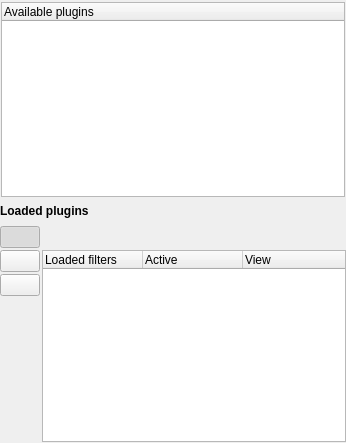
<?xml version="1.0" encoding="UTF-8"?>
<ui version="4.0">
 <class>PluginEditorForm</class>
 <widget class="QWidget" name="PluginEditorForm">
  <property name="geometry">
   <rect>
    <x>0</x>
    <y>0</y>
    <width>346</width>
    <height>443</height>
   </rect>
  </property>
  <property name="windowTitle">
   <string>Form</string>
  </property>
  <layout class="QVBoxLayout" name="verticalLayout">
   <property name="leftMargin">
    <number>0</number>
   </property>
   <property name="topMargin">
    <number>1</number>
   </property>
   <property name="rightMargin">
    <number>0</number>
   </property>
   <property name="bottomMargin">
    <number>1</number>
   </property>
   <item>
    <widget class="QStackedWidget" name="stackedWidget">
     <property name="currentIndex">
      <number>0</number>
     </property>
     <widget class="QWidget" name="pagePlugins">
      <layout class="QVBoxLayout" name="verticalLayout_3">
       <property name="margin">
        <number>1</number>
       </property>
       <item>
        <widget class="QTreeWidget" name="availablePluginsTreeWidget">
         <attribute name="headerMinimumSectionSize">
          <number>50</number>
         </attribute>
         <column>
          <property name="text">
           <string>Available plugins</string>
          </property>
         </column>
        </widget>
       </item>
      </layout>
     </widget>
     <widget class="QWidget" name="pageEditParams">
      <layout class="QVBoxLayout" name="verticalLayout_4">
       <property name="margin">
        <number>1</number>
       </property>
       <item>
        <widget class="PluginSettingsWidget" name="pluginSettingsWidget" native="true"/>
       </item>
      </layout>
     </widget>
     <widget class="QWidget" name="pageHisto">
      <layout class="QVBoxLayout" name="verticalLayout_2">
       <property name="margin">
        <number>1</number>
       </property>
       <item>
        <widget class="TimeHistogramWidget" name="timeHistoWidget" native="true">
         <property name="minimumSize">
          <size>
           <width>0</width>
           <height>80</height>
          </size>
         </property>
        </widget>
       </item>
      </layout>
     </widget>
    </widget>
   </item>
   <item>
    <widget class="QLabel" name="label">
     <property name="font">
      <font>
       <weight>75</weight>
       <bold>true</bold>
      </font>
     </property>
     <property name="text">
      <string>Loaded plugins</string>
     </property>
    </widget>
   </item>
   <item>
    <widget class="QWidget" name="widget_2" native="true">
     <layout class="QGridLayout" name="gridLayout">
      <property name="leftMargin">
       <number>0</number>
      </property>
      <property name="topMargin">
       <number>2</number>
      </property>
      <property name="rightMargin">
       <number>0</number>
      </property>
      <property name="bottomMargin">
       <number>0</number>
      </property>
      <property name="spacing">
       <number>2</number>
      </property>
      <item row="1" column="0">
       <widget class="QPushButton" name="paramsButton">
        <property name="toolTip">
         <string>Edit plugin's parameters</string>
        </property>
        <property name="text">
         <string/>
        </property>
        <property name="icon">
         <iconset resource="../ema.qrc">
          <normaloff>:/icons/16x16/view-media-equalizer.png</normaloff>:/icons/16x16/view-media-equalizer.png</iconset>
        </property>
        <property name="iconSize">
         <size>
          <width>22</width>
          <height>22</height>
         </size>
        </property>
        <property name="checkable">
         <bool>true</bool>
        </property>
        <attribute name="buttonGroup">
         <string>buttonGroup</string>
        </attribute>
       </widget>
      </item>
      <item row="4" column="0">
       <widget class="QPushButton" name="activateButton">
        <property name="toolTip">
         <string>Activate/disactivate button</string>
        </property>
        <property name="text">
         <string/>
        </property>
        <property name="icon">
         <iconset resource="../ema.qrc">
          <normaloff>:/icons/16x16/network-disconnect.png</normaloff>:/icons/16x16/network-disconnect.png</iconset>
        </property>
        <property name="iconSize">
         <size>
          <width>16</width>
          <height>16</height>
         </size>
        </property>
        <property name="flat">
         <bool>true</bool>
        </property>
       </widget>
      </item>
      <item row="6" column="0">
       <widget class="QPushButton" name="upButton">
        <property name="toolTip">
         <string>Move the selected plugin up</string>
        </property>
        <property name="text">
         <string/>
        </property>
        <property name="icon">
         <iconset resource="../ema.qrc">
          <normaloff>:/icons/16x16/arrow-up.png</normaloff>:/icons/16x16/arrow-up.png</iconset>
        </property>
        <property name="iconSize">
         <size>
          <width>16</width>
          <height>16</height>
         </size>
        </property>
        <property name="flat">
         <bool>true</bool>
        </property>
       </widget>
      </item>
      <item row="7" column="0">
       <widget class="QPushButton" name="downButton">
        <property name="toolTip">
         <string>Move the selected plugin down</string>
        </property>
        <property name="text">
         <string/>
        </property>
        <property name="icon">
         <iconset resource="../ema.qrc">
          <normaloff>:/icons/16x16/arrow-down.png</normaloff>:/icons/16x16/arrow-down.png</iconset>
        </property>
        <property name="iconSize">
         <size>
          <width>16</width>
          <height>16</height>
         </size>
        </property>
        <property name="flat">
         <bool>true</bool>
        </property>
       </widget>
      </item>
      <item row="0" column="0" colspan="2">
       <widget class="QWidget" name="widget" native="true">
        <layout class="QHBoxLayout" name="horizontalLayout">
         <property name="margin">
          <number>0</number>
         </property>
         <item>
          <widget class="QPushButton" name="pluginsButton">
           <property name="enabled">
            <bool>true</bool>
           </property>
           <property name="toolTip">
            <string>Show list of available plugins</string>
           </property>
           <property name="text">
            <string/>
           </property>
           <property name="icon">
            <iconset resource="../ema.qrc">
             <normaloff>:/icons/22x22/preferences-plugin.png</normaloff>:/icons/22x22/preferences-plugin.png</iconset>
           </property>
           <property name="iconSize">
            <size>
             <width>22</width>
             <height>22</height>
            </size>
           </property>
           <property name="checkable">
            <bool>true</bool>
           </property>
           <property name="checked">
            <bool>true</bool>
           </property>
           <attribute name="buttonGroup">
            <string>buttonGroup</string>
           </attribute>
          </widget>
         </item>
         <item>
          <widget class="QPushButton" name="appendPluginButton">
           <property name="toolTip">
            <string>Load selected plugin/function</string>
           </property>
           <property name="text">
            <string/>
           </property>
           <property name="icon">
            <iconset resource="../ema.qrc">
             <normaloff>:/icons/16x16/list-add.png</normaloff>:/icons/16x16/list-add.png</iconset>
           </property>
           <property name="iconSize">
            <size>
             <width>16</width>
             <height>16</height>
            </size>
           </property>
           <property name="flat">
            <bool>true</bool>
           </property>
          </widget>
         </item>
         <item>
          <widget class="QPushButton" name="removePluginButton">
           <property name="toolTip">
            <string>Remove selected loaded plugin</string>
           </property>
           <property name="text">
            <string/>
           </property>
           <property name="icon">
            <iconset resource="../ema.qrc">
             <normaloff>:/icons/16x16/list-remove.png</normaloff>:/icons/16x16/list-remove.png</iconset>
           </property>
           <property name="iconSize">
            <size>
             <width>16</width>
             <height>16</height>
            </size>
           </property>
           <property name="flat">
            <bool>true</bool>
           </property>
          </widget>
         </item>
         <item>
          <spacer name="horizontalSpacer">
           <property name="orientation">
            <enum>Qt::Horizontal</enum>
           </property>
           <property name="sizeHint" stdset="0">
            <size>
             <width>40</width>
             <height>20</height>
            </size>
           </property>
          </spacer>
         </item>
         <item>
          <widget class="QPushButton" name="loadButton">
           <property name="toolTip">
            <string>Load a sequence of plugins</string>
           </property>
           <property name="text">
            <string/>
           </property>
           <property name="icon">
            <iconset resource="../ema.qrc">
             <normaloff>:/icons/16x16/document-open-folder.png</normaloff>:/icons/16x16/document-open-folder.png</iconset>
           </property>
           <property name="iconSize">
            <size>
             <width>16</width>
             <height>24</height>
            </size>
           </property>
           <property name="flat">
            <bool>true</bool>
           </property>
          </widget>
         </item>
         <item>
          <widget class="QPushButton" name="saveButton">
           <property name="toolTip">
            <string>Save current sequence</string>
           </property>
           <property name="text">
            <string/>
           </property>
           <property name="icon">
            <iconset resource="../ema.qrc">
             <normaloff>:/icons/16x16/media-floppy.png</normaloff>:/icons/16x16/media-floppy.png</iconset>
           </property>
           <property name="iconSize">
            <size>
             <width>16</width>
             <height>16</height>
            </size>
           </property>
           <property name="flat">
            <bool>true</bool>
           </property>
          </widget>
         </item>
        </layout>
       </widget>
      </item>
      <item row="1" column="1" rowspan="8">
       <widget class="QTreeWidget" name="selectedPluginsTreeWidget">
        <property name="toolTip">
         <string>Loaded plugins, processed from top to bottom</string>
        </property>
        <property name="iconSize">
         <size>
          <width>16</width>
          <height>16</height>
         </size>
        </property>
        <property name="rootIsDecorated">
         <bool>false</bool>
        </property>
        <property name="uniformRowHeights">
         <bool>true</bool>
        </property>
        <property name="allColumnsShowFocus">
         <bool>true</bool>
        </property>
        <property name="wordWrap">
         <bool>true</bool>
        </property>
        <column>
         <property name="text">
          <string>Loaded filters</string>
         </property>
        </column>
        <column>
         <property name="text">
          <string>Active</string>
         </property>
        </column>
        <column>
         <property name="text">
          <string>View</string>
         </property>
        </column>
       </widget>
      </item>
      <item row="2" column="0">
       <widget class="QPushButton" name="timeButton">
        <property name="toolTip">
         <string>Show time histogram</string>
        </property>
        <property name="text">
         <string/>
        </property>
        <property name="icon">
         <iconset resource="../ema.qrc">
          <normaloff>:/icons/16x16/chronometer.png</normaloff>:/icons/16x16/chronometer.png</iconset>
        </property>
        <property name="iconSize">
         <size>
          <width>22</width>
          <height>22</height>
         </size>
        </property>
        <property name="checkable">
         <bool>true</bool>
        </property>
        <attribute name="buttonGroup">
         <string>buttonGroup</string>
        </attribute>
       </widget>
      </item>
      <item row="3" column="0">
       <spacer name="verticalSpacer">
        <property name="orientation">
         <enum>Qt::Vertical</enum>
        </property>
        <property name="sizeHint" stdset="0">
         <size>
          <width>20</width>
          <height>40</height>
         </size>
        </property>
       </spacer>
      </item>
     </layout>
    </widget>
   </item>
  </layout>
 </widget>
 <customwidgets>
  <customwidget>
   <class>TimeHistogramWidget</class>
   <extends>QWidget</extends>
   <header>timehistogramwidget.h</header>
   <container>1</container>
  </customwidget>
  <customwidget>
   <class>PluginSettingsWidget</class>
   <extends>QWidget</extends>
   <header>pluginsettingswidget.h</header>
   <container>1</container>
  </customwidget>
 </customwidgets>
 <resources>
  <include location="../ema.qrc"/>
 </resources>
 <connections/>
 <buttongroups>
  <buttongroup name="buttonGroup"/>
 </buttongroups>
</ui>
